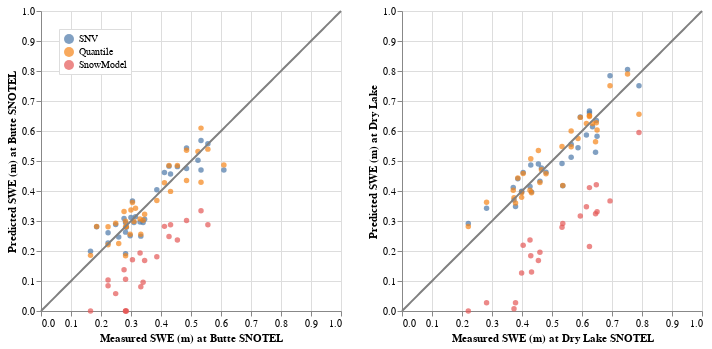

This figure's notebook cell:
### Code cell
combined = alt.hconcat(butte_predict + line, dl_predict + line).configure_legend(title=None,orient='top-left', fillColor='white',strokeColor='dark-grey', padding=4)
combined

### Figure 1 — Vega-Lite specification as saved in the notebook (floating-point values rounded to 4 significant figures)
{"config": {"view": {"continuousWidth": 300, "continuousHeight": 300}, "legend": {"fillColor": "white", "orient": "top-left", "padding": 4, "strokeColor": "dark-grey", "title": null}}, "hconcat": [{"layer": [{"data": {"name": "data-1c603fc3da6c6dea2cf94de70fec39db"}, "mark": {"type": "circle"}, "encoding": {"color": {"field": "variable", "sort": ["SNV", "Quantile"], "type": "nominal"}, "x": {"field": "butte_swe", "title": "Measured SWE (m) at Butte SNOTEL ", "type": "quantitative"}, "y": {"field": "value", "title": "Predicted SWE (m) at Butte SNOTEL", "type": "quantitative"}}}, {"data": {"name": "data-99068c56b32a34900472446d57722635"}, "mark": {"type": "line"}, "encoding": {"color": {"value": "#808080"}, "x": {"field": "x", "type": "quantitative"}, "y": {"field": "y", "type": "quantitative"}}}]}, {"layer": [{"data": {"name": "data-927c81476482e2859827b4cf084fa420"}, "mark": {"type": "circle"}, "encoding": {"color": {"field": "variable", "sort": ["SNV", "Quantile"], "type": "nominal"}, "x": {"field": "drylake_swe", "title": "Measured SWE (m) at Dry Lake SNOTEL", "type": "quantitative"}, "y": {"field": "value", "title": "Predicted SWE (m) at Dry Lake", "type": "quantitative"}}}, {"data": {"name": "data-99068c56b32a34900472446d57722635"}, "mark": {"type": "line"}, "encoding": {"color": {"value": "#808080"}, "x": {"field": "x", "type": "quantitative"}, "y": {"field": "y", "type": "quantitative"}}}]}], "$schema": "https://vega.github.io/schema/vega-lite/v5.20.1.json", "datasets": {"data-1c603fc3da6c6dea2cf94de70fec39db": [{"butte_swe": 0.1854, "variable": "SNV", "value": 0.281}, {"butte_swe": 0.315, "variable": "SNV", "value": 0.314}, {"butte_swe": 0.2972, "variable": "SNV", "value": 0.2511}, {"butte_swe": 0.6096, "variable": "SNV", "value": 0.4697}, {"butte_swe": 0.2997, "variable": "SNV", "value": 0.3118}, {"butte_swe": 0.5232, "variable": "SNV", "value": 0.5028}, {"butte_swe": 0.5334, "variable": "SNV", "value": 0.4698}, {"butte_swe": 0.4851, "variable": "SNV", "value": 0.4751}, {"butte_swe": 0.3099, "variable": "SNV", "value": 0.2948}, {"butte_swe": 0.2591, "variable": "SNV", "value": 0.2463}, {"butte_swe": 0.3302, "variable": "SNV", "value": 0.2968}, {"butte_swe": 0.2769, "variable": "SNV", "value": 0.3086}, {"butte_swe": 0.2489, "variable": "SNV", "value": 0.2879}, {"butte_swe": 0.3404, "variable": "SNV", "value": 0.295}, {"butte_swe": 0.2845, "variable": "SNV", "value": 0.2793}, {"butte_swe": 0.4547, "variable": "SNV", "value": 0.4812}, {"butte_swe": 0.3861, "variable": "SNV", "value": 0.4045}, {"butte_swe": 0.2819, "variable": "SNV", "value": 0.2946}, {"butte_swe": 0.5563, "variable": "SNV", "value": 0.5573}, {"butte_swe": 0.4267, "variable": "SNV", "value": 0.4829}, {"butte_swe": 0.3048, "variable": "SNV", "value": 0.3669}, {"butte_swe": 0.4318, "variable": "SNV", "value": 0.4564}, {"butte_swe": 0.1651, "variable": "SNV", "value": 0.1991}, {"butte_swe": 0.2235, "variable": "SNV", "value": 0.2269}, {"butte_swe": 0.4115, "variable": "SNV", "value": 0.4616}, {"butte_swe": 0.2819, "variable": "SNV", "value": 0.1913}, {"butte_swe": 0.3327, "variable": "SNV", "value": 0.2496}, {"butte_swe": 0.5334, "variable": "SNV", "value": 0.5684}, {"butte_swe": 0.2235, "variable": "SNV", "value": 0.2608}, {"butte_swe": 0.4851, "variable": "SNV", "value": 0.543}, {"butte_swe": 0.3454, "variable": "SNV", "value": 0.306}, {"butte_swe": 0.2819, "variable": "SNV", "value": 0.2629}, {"butte_swe": 0.1854, "variable": "Quantile", "value": 0.2819}, {"butte_swe": 0.315, "variable": "Quantile", "value": 0.3423}, {"butte_swe": 0.2972, "variable": "Quantile", "value": 0.2562}, {"butte_swe": 0.6096, "variable": "Quantile", "value": 0.4871}, {"butte_swe": 0.2997, "variable": "Quantile", "value": 0.3363}, {"butte_swe": 0.5232, "variable": "Quantile", "value": 0.5315}, {"butte_swe": 0.5334, "variable": "Quantile", "value": 0.4288}, {"butte_swe": 0.4851, "variable": "Quantile", "value": 0.4354}, {"butte_swe": 0.3099, "variable": "Quantile", "value": 0.2987}, {"butte_swe": 0.2591, "variable": "Quantile", "value": 0.2251}, {"butte_swe": 0.3302, "variable": "Quantile", "value": 0.3071}, {"butte_swe": 0.2769, "variable": "Quantile", "value": 0.3314}, {"butte_swe": 0.2489, "variable": "Quantile", "value": 0.2928}, {"butte_swe": 0.3404, "variable": "Quantile", "value": 0.3027}, {"butte_swe": 0.2845, "variable": "Quantile", "value": 0.2819}, {"butte_swe": 0.4547, "variable": "Quantile", "value": 0.4851}, {"butte_swe": 0.3861, "variable": "Quantile", "value": 0.3681}, {"butte_swe": 0.2819, "variable": "Quantile", "value": 0.299}, {"butte_swe": 0.5563, "variable": "Quantile", "value": 0.5396}, {"butte_swe": 0.4267, "variable": "Quantile", "value": 0.4851}, {"butte_swe": 0.3048, "variable": "Quantile", "value": 0.362}, {"butte_swe": 0.4318, "variable": "Quantile", "value": 0.3987}, {"butte_swe": 0.1651, "variable": "Quantile", "value": 0.1854}, {"butte_swe": 0.2235, "variable": "Quantile", "value": 0.2205}, {"butte_swe": 0.4115, "variable": "Quantile", "value": 0.4278}, {"butte_swe": 0.2819, "variable": "Quantile", "value": 0.1838}, {"butte_swe": 0.3327, "variable": "Quantile", "value": 0.2562}, {"butte_swe": 0.5334, "variable": "Quantile", "value": 0.6096}, {"butte_swe": 0.2235, "variable": "Quantile", "value": 0.2809}, {"butte_swe": 0.4851, "variable": "Quantile", "value": 0.5361}, {"butte_swe": 0.3454, "variable": "Quantile", "value": 0.3222}, {"butte_swe": 0.2819, "variable": "Quantile", "value": 0.2804}, {"butte_swe": 0.1854, "variable": "SnowModel", "value": null}, {"butte_swe": 0.315, "variable": "SnowModel", "value": null}, {"butte_swe": 0.2972, "variable": "SnowModel", "value": null}, {"butte_swe": 0.6096, "variable": "SnowModel", "value": null}, {"butte_swe": 0.2997, "variable": "SnowModel", "value": null}, {"butte_swe": 0.5232, "variable": "SnowModel", "value": null}, {"butte_swe": 0.5334, "variable": "SnowModel", "value": null}, {"butte_swe": 0.4851, "variable": "SnowModel", "value": null}, {"butte_swe": 0.3099, "variable": "SnowModel", "value": null}, {"butte_swe": 0.2591, "variable": "SnowModel", "value": null}, {"butte_swe": 0.3302, "variable": "SnowModel", "value": 0.1936}, {"butte_swe": 0.2769, "variable": "SnowModel", "value": 0.1375}, {"butte_swe": 0.2489, "variable": "SnowModel", "value": 0.05792}, {"butte_swe": 0.3404, "variable": "SnowModel", "value": 0.09548}, {"butte_swe": 0.2845, "variable": "SnowModel", "value": 2.807e-15}, {"butte_swe": 0.4547, "variable": "SnowModel", "value": 0.2365}, {"butte_swe": 0.3861, "variable": "SnowModel", "value": 0.181}, {"butte_swe": 0.2819, "variable": "SnowModel", "value": 1.324e-08}, {"butte_swe": 0.5563, "variable": "SnowModel", "value": 0.2873}, {"butte_swe": 0.4267, "variable": "SnowModel", "value": 0.2486}, {"butte_swe": 0.3048, "variable": "SnowModel", "value": 0.1711}, {"butte_swe": 0.4318, "variable": "SnowModel", "value": 0.2873}, {"butte_swe": 0.1651, "variable": "SnowModel", "value": 0.0}, {"butte_swe": 0.2235, "variable": "SnowModel", "value": 0.1035}, {"butte_swe": 0.4115, "variable": "SnowModel", "value": 0.2821}, {"butte_swe": 0.2819, "variable": "SnowModel", "value": 0.0}, {"butte_swe": 0.3327, "variable": "SnowModel", "value": 0.08048}, {"butte_swe": 0.5334, "variable": "SnowModel", "value": 0.3344}, {"butte_swe": 0.2235, "variable": "SnowModel", "value": 0.08419}, {"butte_swe": 0.4851, "variable": "SnowModel", "value": 0.3017}, {"butte_swe": 0.3454, "variable": "SnowModel", "value": 0.1684}, {"butte_swe": 0.2819, "variable": "SnowModel", "value": 0.1055}], "data-99068c56b32a34900472446d57722635": [{"x": 0.0, "y": 0.0}, {"x": 0.0101, "y": 0.0101}, {"x": 0.0202, "y": 0.0202}, {"x": 0.0303, "y": 0.0303}, {"x": 0.0404, "y": 0.0404}, {"x": 0.05051, "y": 0.05051}, {"x": 0.06061, "y": 0.06061}, {"x": 0.07071, "y": 0.07071}, {"x": 0.08081, "y": 0.08081}, {"x": 0.09091, "y": 0.09091}, {"x": 0.101, "y": 0.101}, {"x": 0.1111, "y": 0.1111}, {"x": 0.1212, "y": 0.1212}, {"x": 0.1313, "y": 0.1313}, {"x": 0.1414, "y": 0.1414}, {"x": 0.1515, "y": 0.1515}, {"x": 0.1616, "y": 0.1616}, {"x": 0.1717, "y": 0.1717}, {"x": 0.1818, "y": 0.1818}, {"x": 0.1919, "y": 0.1919}, {"x": 0.202, "y": 0.202}, {"x": 0.2121, "y": 0.2121}, {"x": 0.2222, "y": 0.2222}, {"x": 0.2323, "y": 0.2323}, {"x": 0.2424, "y": 0.2424}, {"x": 0.2525, "y": 0.2525}, {"x": 0.2626, "y": 0.2626}, {"x": 0.2727, "y": 0.2727}, {"x": 0.2828, "y": 0.2828}, {"x": 0.2929, "y": 0.2929}, {"x": 0.303, "y": 0.303}, {"x": 0.3131, "y": 0.3131}, {"x": 0.3232, "y": 0.3232}, {"x": 0.3333, "y": 0.3333}, {"x": 0.3434, "y": 0.3434}, {"x": 0.3535, "y": 0.3535}, {"x": 0.3636, "y": 0.3636}, {"x": 0.3737, "y": 0.3737}, {"x": 0.3838, "y": 0.3838}, {"x": 0.3939, "y": 0.3939}, {"x": 0.404, "y": 0.404}, {"x": 0.4141, "y": 0.4141}, {"x": 0.4242, "y": 0.4242}, {"x": 0.4343, "y": 0.4343}, {"x": 0.4444, "y": 0.4444}, {"x": 0.4545, "y": 0.4545}, {"x": 0.4646, "y": 0.4646}, {"x": 0.4747, "y": 0.4747}, {"x": 0.4848, "y": 0.4848}, {"x": 0.4949, "y": 0.4949}, {"x": 0.5051, "y": 0.5051}, {"x": 0.5152, "y": 0.5152}, {"x": 0.5253, "y": 0.5253}, {"x": 0.5354, "y": 0.5354}, {"x": 0.5455, "y": 0.5455}, {"x": 0.5556, "y": 0.5556}, {"x": 0.5657, "y": 0.5657}, {"x": 0.5758, "y": 0.5758}, {"x": 0.5859, "y": 0.5859}, {"x": 0.596, "y": 0.596}, {"x": 0.6061, "y": 0.6061}, {"x": 0.6162, "y": 0.6162}, {"x": 0.6263, "y": 0.6263}, {"x": 0.6364, "y": 0.6364}, {"x": 0.6465, "y": 0.6465}, {"x": 0.6566, "y": 0.6566}, {"x": 0.6667, "y": 0.6667}, {"x": 0.6768, "y": 0.6768}, {"x": 0.6869, "y": 0.6869}, {"x": 0.697, "y": 0.697}, {"x": 0.7071, "y": 0.7071}, {"x": 0.7172, "y": 0.7172}, {"x": 0.7273, "y": 0.7273}, {"x": 0.7374, "y": 0.7374}, {"x": 0.7475, "y": 0.7475}, {"x": 0.7576, "y": 0.7576}, {"x": 0.7677, "y": 0.7677}, {"x": 0.7778, "y": 0.7778}, {"x": 0.7879, "y": 0.7879}, {"x": 0.798, "y": 0.798}, {"x": 0.8081, "y": 0.8081}, {"x": 0.8182, "y": 0.8182}, {"x": 0.8283, "y": 0.8283}, {"x": 0.8384, "y": 0.8384}, {"x": 0.8485, "y": 0.8485}, {"x": 0.8586, "y": 0.8586}, {"x": 0.8687, "y": 0.8687}, {"x": 0.8788, "y": 0.8788}, {"x": 0.8889, "y": 0.8889}, {"x": 0.899, "y": 0.899}, {"x": 0.9091, "y": 0.9091}, {"x": 0.9192, "y": 0.9192}, {"x": 0.9293, "y": 0.9293}, {"x": 0.9394, "y": 0.9394}, {"x": 0.9495, "y": 0.9495}, {"x": 0.9596, "y": 0.9596}, {"x": 0.9697, "y": 0.9697}, {"x": 0.9798, "y": 0.9798}, {"x": 0.9899, "y": 0.9899}, {"x": 1.0, "y": 1.0}], "data-927c81476482e2859827b4cf084fa420": [{"drylake_swe": 0.5639, "variable": "SNV", "value": 0.5125}, {"drylake_swe": 0.5639, "variable": "SNV", "value": 0.5562}, {"drylake_swe": 0.3988, "variable": "SNV", "value": 0.3989}, {"drylake_swe": 0.5867, "variable": "SNV", "value": 0.5444}, {"drylake_swe": 0.3861, "variable": "SNV", "value": 0.4406}, {"drylake_swe": 0.4648, "variable": "SNV", "value": 0.4764}, {"drylake_swe": 0.7518, "variable": "SNV", "value": 0.8049}, {"drylake_swe": 0.635, "variable": "SNV", "value": 0.6138}, {"drylake_swe": 0.4801, "variable": "SNV", "value": 0.4627}, {"drylake_swe": 0.3708, "variable": "SNV", "value": 0.4113}, {"drylake_swe": 0.5944, "variable": "SNV", "value": 0.6464}, {"drylake_swe": 0.4039, "variable": "SNV", "value": 0.4614}, {"drylake_swe": 0.4318, "variable": "SNV", "value": 0.3971}, {"drylake_swe": 0.5334, "variable": "SNV", "value": 0.4916}, {"drylake_swe": 0.3785, "variable": "SNV", "value": 0.3484}, {"drylake_swe": 0.5359, "variable": "SNV", "value": 0.4172}, {"drylake_swe": 0.6248, "variable": "SNV", "value": 0.6663}, {"drylake_swe": 0.3734, "variable": "SNV", "value": 0.3703}, {"drylake_swe": 0.6502, "variable": "SNV", "value": 0.5829}, {"drylake_swe": 0.6147, "variable": "SNV", "value": 0.5868}, {"drylake_swe": 0.3988, "variable": "SNV", "value": 0.3967}, {"drylake_swe": 0.7899, "variable": "SNV", "value": 0.7509}, {"drylake_swe": 0.221, "variable": "SNV", "value": 0.292}, {"drylake_swe": 0.4597, "variable": "SNV", "value": 0.4329}, {"drylake_swe": 0.6934, "variable": "SNV", "value": 0.7843}, {"drylake_swe": 0.2819, "variable": "SNV", "value": 0.3427}, {"drylake_swe": 0.6452, "variable": "SNV", "value": 0.5293}, {"drylake_swe": 0.4267, "variable": "SNV", "value": 0.4148}, {"drylake_swe": 0.4547, "variable": "SNV", "value": 0.4899}, {"drylake_swe": 0.6477, "variable": "SNV", "value": 0.6346}, {"drylake_swe": 0.6248, "variable": "SNV", "value": 0.6598}, {"drylake_swe": 0.4293, "variable": "SNV", "value": 0.4864}, {"drylake_swe": 0.5639, "variable": "Quantile", "value": 0.5479}, {"drylake_swe": 0.5639, "variable": "Quantile", "value": 0.5999}, {"drylake_swe": 0.3988, "variable": "Quantile", "value": 0.3945}, {"drylake_swe": 0.5867, "variable": "Quantile", "value": 0.5752}, {"drylake_swe": 0.3861, "variable": "Quantile", "value": 0.4437}, {"drylake_swe": 0.4648, "variable": "Quantile", "value": 0.471}, {"drylake_swe": 0.7518, "variable": "Quantile", "value": 0.7899}, {"drylake_swe": 0.635, "variable": "Quantile", "value": 0.6248}, {"drylake_swe": 0.4801, "variable": "Quantile", "value": 0.4573}, {"drylake_swe": 0.3708, "variable": "Quantile", "value": 0.4029}, {"drylake_swe": 0.5944, "variable": "Quantile", "value": 0.6454}, {"drylake_swe": 0.4039, "variable": "Quantile", "value": 0.458}, {"drylake_swe": 0.4318, "variable": "Quantile", "value": 0.3945}, {"drylake_swe": 0.5334, "variable": "Quantile", "value": 0.548}, {"drylake_swe": 0.3785, "variable": "Quantile", "value": 0.3604}, {"drylake_swe": 0.5359, "variable": "Quantile", "value": 0.4186}, {"drylake_swe": 0.6248, "variable": "Quantile", "value": 0.6513}, {"drylake_swe": 0.3734, "variable": "Quantile", "value": 0.3775}, {"drylake_swe": 0.6502, "variable": "Quantile", "value": 0.6037}, {"drylake_swe": 0.6147, "variable": "Quantile", "value": 0.6248}, {"drylake_swe": 0.3988, "variable": "Quantile", "value": 0.3788}, {"drylake_swe": 0.7899, "variable": "Quantile", "value": 0.6558}, {"drylake_swe": 0.221, "variable": "Quantile", "value": 0.2819}, {"drylake_swe": 0.4597, "variable": "Quantile", "value": 0.4286}, {"drylake_swe": 0.6934, "variable": "Quantile", "value": 0.751}, {"drylake_swe": 0.2819, "variable": "Quantile", "value": 0.3625}, {"drylake_swe": 0.6452, "variable": "Quantile", "value": 0.5639}, {"drylake_swe": 0.4267, "variable": "Quantile", "value": 0.4025}, {"drylake_swe": 0.4547, "variable": "Quantile", "value": 0.5346}, {"drylake_swe": 0.6477, "variable": "Quantile", "value": 0.6276}, {"drylake_swe": 0.6248, "variable": "Quantile", "value": 0.6482}, {"drylake_swe": 0.4293, "variable": "Quantile", "value": 0.5078}, {"drylake_swe": 0.5639, "variable": "SnowModel", "value": null}, {"drylake_swe": 0.5639, "variable": "SnowModel", "value": null}, {"drylake_swe": 0.3988, "variable": "SnowModel", "value": null}, {"drylake_swe": 0.5867, "variable": "SnowModel", "value": null}, {"drylake_swe": 0.3861, "variable": "SnowModel", "value": null}, {"drylake_swe": 0.4648, "variable": "SnowModel", "value": null}, {"drylake_swe": 0.7518, "variable": "SnowModel", "value": null}, {"drylake_swe": 0.635, "variable": "SnowModel", "value": null}, {"drylake_swe": 0.4801, "variable": "SnowModel", "value": null}, {"drylake_swe": 0.3708, "variable": "SnowModel", "value": null}, {"drylake_swe": 0.5944, "variable": "SnowModel", "value": 0.3168}, {"drylake_swe": 0.4039, "variable": "SnowModel", "value": 0.2189}, {"drylake_swe": 0.4318, "variable": "SnowModel", "value": 0.1298}, {"drylake_swe": 0.5334, "variable": "SnowModel", "value": 0.2788}, {"drylake_swe": 0.3785, "variable": "SnowModel", "value": 0.02769}, {"drylake_swe": 0.5359, "variable": "SnowModel", "value": 0.2916}, {"drylake_swe": 0.6248, "variable": "SnowModel", "value": 0.4113}, {"drylake_swe": 0.3734, "variable": "SnowModel", "value": 0.007578}, {"drylake_swe": 0.6502, "variable": "SnowModel", "value": 0.3309}, {"drylake_swe": 0.6147, "variable": "SnowModel", "value": 0.3477}, {"drylake_swe": 0.3988, "variable": "SnowModel", "value": 0.1266}, {"drylake_swe": 0.7899, "variable": "SnowModel", "value": 0.5953}, {"drylake_swe": 0.221, "variable": "SnowModel", "value": 0.0}, {"drylake_swe": 0.4597, "variable": "SnowModel", "value": 0.1957}, {"drylake_swe": 0.6934, "variable": "SnowModel", "value": 0.3671}, {"drylake_swe": 0.2819, "variable": "SnowModel", "value": 0.02781}, {"drylake_swe": 0.6452, "variable": "SnowModel", "value": 0.3239}, {"drylake_swe": 0.4267, "variable": "SnowModel", "value": 0.2368}, {"drylake_swe": 0.4547, "variable": "SnowModel", "value": 0.168}, {"drylake_swe": 0.6477, "variable": "SnowModel", "value": 0.4209}, {"drylake_swe": 0.6248, "variable": "SnowModel", "value": 0.2149}, {"drylake_swe": 0.4293, "variable": "SnowModel", "value": 0.1841}]}}
